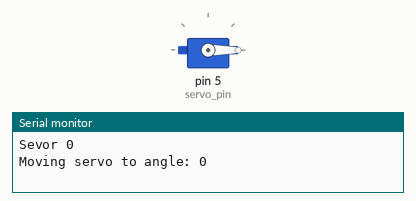
Simulated run of this sketch. Board: Arduino Uno, built with avr-gcc and run on an emulated ATmega328P. Shown: servo, the last lines printed to the serial monitor.

Above: at 0.05 s.
At 3.0 s:
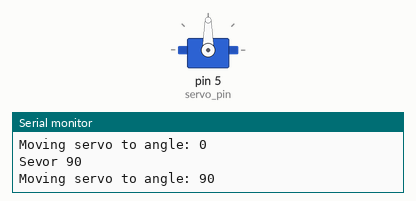
At 6.0 s:
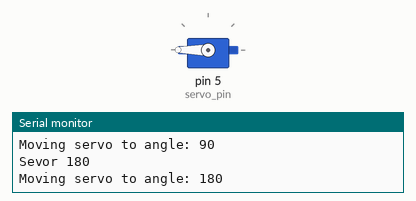
Timing chart, 0 to 7.8 s (numbered marks = the images above):
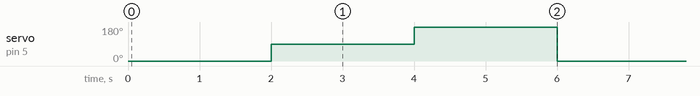

The sketch:

ServoTest.ino
```cpp
//Servo demo (works)
#include <ArduinoCarSensors.h>

int servo_pin = 5; //2; //4;
CustomServo my_servo;


void setup() {
  // put your setup code here, to run once:
  Serial.begin(9600);

  //setup the servo
  my_servo.setup_servo(servo_pin, 180);

}

void loop() {
  //test out servo
  Serial.println("Sevor 0");
  my_servo.move_to(0);
  delay(2000);

  Serial.println("Sevor 90");
  my_servo.move_to(90);
  delay(2000);

  Serial.println("Sevor 180");
  my_servo.move_to(180);
  delay(2000);

  // //test servo sweep
  // Serial.println("Servo Sweep:");
  // //reset the servo position
  // my_servo.move_to(0);
  // delay(2000);

  // for (int i=0; i <=180; i+=5){
  //   //step the servo
  //   Serial.println(i);
  //   my_servo.move_to(i);
  //   delay(250);
  // }
  // delay(2000);

}
```

Measured:
- by itself, servo on pin 5 (servo_pin): repeats every 6.0 s: 180° 2.0 s, 0° 2.0 s, 90° 2.0 s
